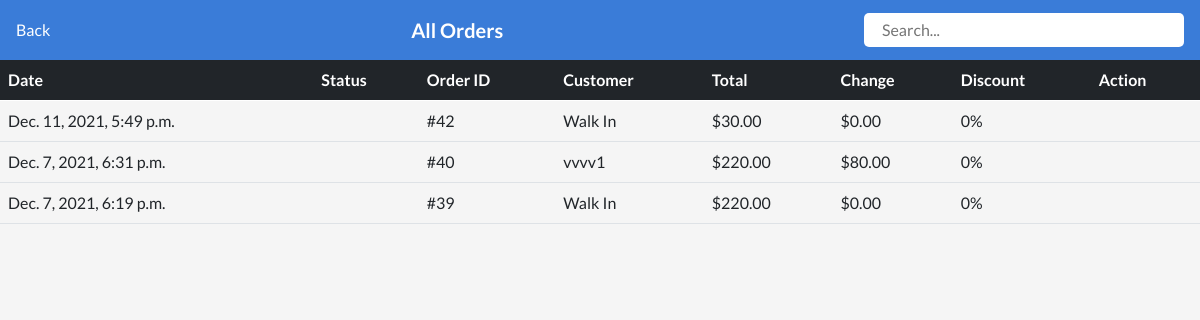
/restaurant/all-payments/7/ (signed in), run on the app's committed database.
### restaurant/models.py (models this page shows, shortened)
class RestCheckout(models.Model):
    STATUS_CHOICE = (
        ("PAID", "PAID"),
        ("UNPAID", "UNPAID")
    )
    PAYMENT_CHOICE = (
        ("CASH", "CASH"),
        ("Credit Card", "Credit Card"),
        ("bKash", "bKash"),
        ("Nagad", "Nagad")
    )
    created_at = models.DateTimeField(default=datetime.now)
    updated_at = models.DateTimeField(default=datetime.now)
    shop = models.ForeignKey(Shop, on_delete=models.SET_NULL, null=True)
    items = models.ManyToManyField(CartItems)
    customer = models.ForeignKey(Customer, on_delete=models.SET_NULL, null=True, blank=True)
    discount = models.IntegerField(null=True, blank=True)
    grand_total = models.DecimalField(decimal_places=2, max_digits=10, default=0.00)
    amount_received = models.DecimalField(decimal_places=2, max_digits=10, default=0.00)
    change = models.DecimalField(decimal_places=2, max_digits=10, default=0.00)
    status = models.CharField(max_length=255, null=True, choices=STATUS_CHOICE)
    payment_method = models.CharField(max_length=120, null=True, choices=PAYMENT_CHOICE, default="CASH")
    payment_number = models.CharField(max_length=120, null=True, blank=True)
    class Meta:
        ordering = ["-id"]

class Customer(models.Model):
    added_by = models.ForeignKey(User, on_delete=models.CASCADE, null=True)
    customer_name = models.CharField(max_length=255)
    customer_contact = models.CharField(max_length=255)
    customer_email = models.EmailField(unique=True)
    customer_add = models.TextField()
    created_at = models.DateTimeField(auto_now_add=True, null=True)
    class Meta:
        ordering = ["-id"]

### restaurant/views.py (the view)
# urls.py: path("all-payments/<int:shop_id>/", restaurantAllPaymentsView, name="restaurant-all-payments"),
def restaurantAllPaymentsView(request, shop_id):
    shopId = get_object_or_404(Shop, pk=shop_id)
    if shopId.user == request.user:
        print(f"{shopId=}")
        orders = RestCheckout.objects.filter(shop=shopId)
        args = {
            "orders": orders,
            "shopId": shopId,
        }
        return render(request, "restaurant/restaurantAllPayments.html", args)
    else:
        return redirect("warning")

### SAAS/models.py (called while the page is built)
    def __str__(self):
        return self.shop_name

### restaurant/templates/restaurant/restaurantAllPayments.html (shortened to what this page needs)
{% extends "restaurant/base.html" %}
{% load static %}
{% block content %}
<link rel="stylesheet" href="{% static 'css/restaurant/restaurantAllPayments.css' %}" />
{% include "restaurant/sidebar.html" %}
<section class="restaurant__allPaymentContent">
    <div id="restaurant__allPaymentHeader" class="d-flex justify-content-between align-items-center px-3">
        <section>
            <a href="{% url 'open-restaurant' shopId.id %}" class="text-white">
                 Back
            </a>
        </section>
        <section class="restaurant__allOrdersHeaderTitle">
            <h5 class="text-white fw-bold">All Orders</h5>
        </section>
        <section>
            <div class="d-flex align-items-center restaurant__allPaymentsSearchContent bg-white px-2 py-1 pe-1">
                <input onkeyup="matchName(this)" class="w-100" type="search" placeholder="Search..." />
            </div>
        </section>
    </div>
    <div class="restaurant__allPaymentTableSection">
        <section class="table-responsive">
            <table class="table">
                <thead class="table-dark">
                <tr>
                    <th scope="col">Date</th>
                    <th scope="col">Status</th>
                    <th scope="col" colspan="2">Order ID</th>
                    <th scope="col">Customer</th>
                    <th scope="col">Total</th>
                    <th scope="col">Change</th>
                    <th scope="col">Discount</th>
                    <th scope="col">Action</th>
                </tr>
                </thead>
                <tbody class="restaurant__allPaymentOrdersTable">
                    {% for o in orders %}
                    <tr>
                        <td>
                            <a href="{% url 'restaurant-order-details' shopId.id o.id %}" class="w-100 d-flex text-dark restaurant__orderDate">
                                {{ o.created_at }}
                            </a>
                        </td>
                        <td>
                        </td>
                        <td colspan="2">
                            <a href="{% url 'restaurant-order-details' shopId.id o.id %}" class="w-100 d-flex text-dark restaurant__paymentOrderId">
                                #{{ o.id }}
                            </a>
                        </td>
                        <td>
                            <a href="{% url 'restaurant-order-details' shopId.id o.id %}" class="w-100 d-flex text-dark restaurant__paymentCustName">
                                {{o.customer.customer_name}}
                            </a>
                        </td>
                        <td>
                            <a href="{% url 'restaurant-order-details' shopId.id o.id %}" class="w-100 d-flex text-dark restaurant__grandTotal">
                                ${{o.grand_total}}
                            </a>
                        </td>
                        <td>
                            <a href="{% url 'restaurant-order-details' shopId.id o.id %}" class="w-100 d-flex text-dark restaurant__change">
                                ${{o.change}}
                            </a>
                        </td>
                        <td>
                            <a href="{% url 'restaurant-order-details' shopId.id o.id %}" class="w-100 d-flex text-dark restaurant__discount">
                                {{o.discount}}%
                            </a>
                        </td>
                        <td>
                        </td>
                    </tr>
                    {% endfor %}
                </tbody>
            </table>
        </section>
    </div>
</section>
{% endblock %}

### static/css/restaurant/base.css (style rules this page uses)
*, *::before, *::after { box-sizing: border-box; list-style: none !important; text-decoration: none !important; font-family: 'Lato', sans-serif; }
:root { --background-primary: #f5f5f5; --blue-primary: #3a7cd8; --blue-second-primary: #CAE8F4; --dark-primary: #111; --green-primary: #4EC274; --dark-blue-primary: #434C55; --white-primary: #fff; --blue-third-primary: #bfdeff; --green-primary: #198E6C; }
body { background-color: var(--background-primary); }

### static/css/restaurant/restaurantAllPayments.css (style rules this page uses)
#restaurant__allPaymentHeader { background-color: var(--blue-primary); padding-top: 0.8rem; padding-bottom: 0.8rem; }
.restaurant__allOrdersHeaderTitle > h5 { margin-block-start: 0 !important; margin-block-end: 0 !important; }
.restaurant__allPaymentsSearchContent { width: 20rem; border-radius: 5px; }
.restaurant__allPaymentsSearchContent > input { outline: none; border: none; }

### data on the page
RestCheckout: created_at "Dec. 11, 2021, 5:49 p.m.", id "42", customer.customer_name "Walk In", grand_total "30.00", change "0.00", discount "0"
RestCheckout: created_at "Dec. 7, 2021, 6:31 p.m.", id "40", customer.customer_name "vvvv1", grand_total "220.00", change "80.00", discount "0"
RestCheckout: created_at "Dec. 7, 2021, 6:19 p.m.", id "39", customer.customer_name "Walk In", grand_total "220.00", change "0.00", discount "0"
